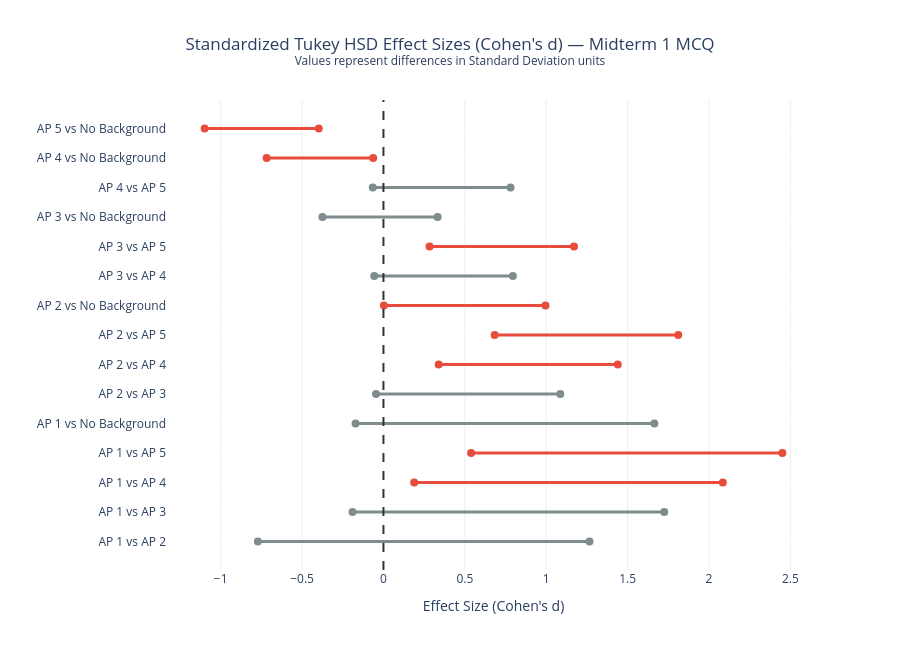
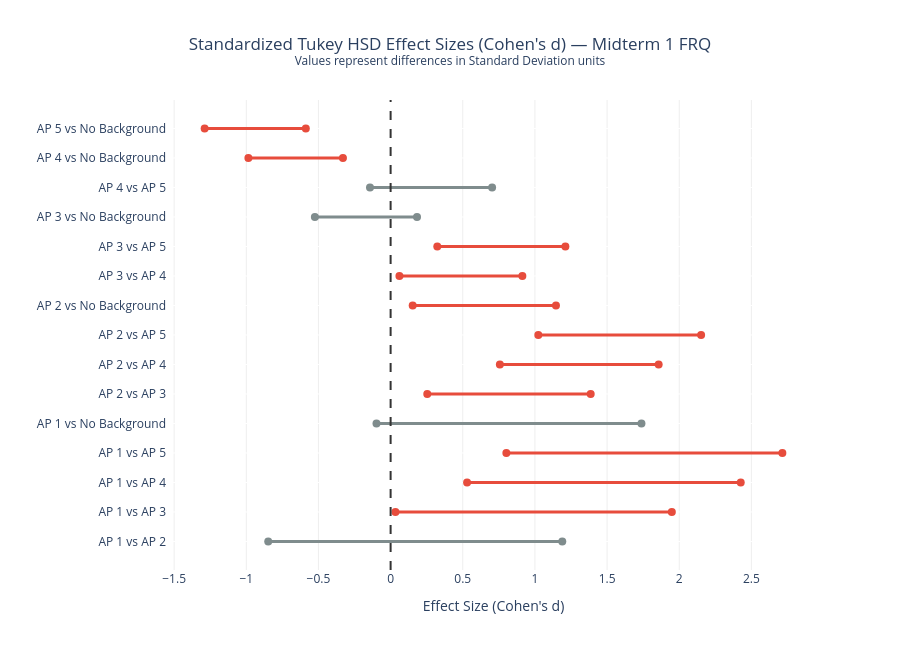
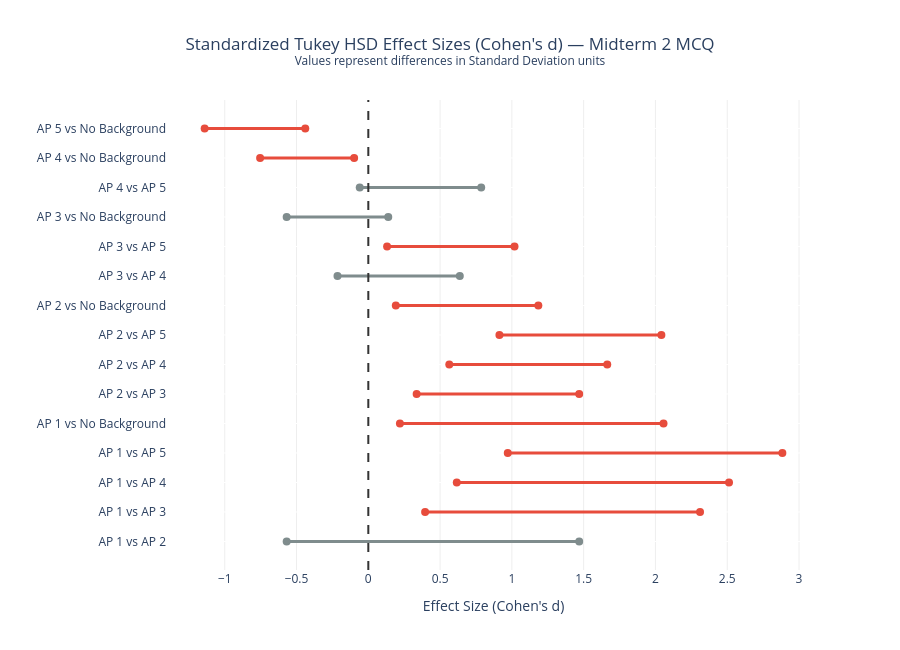
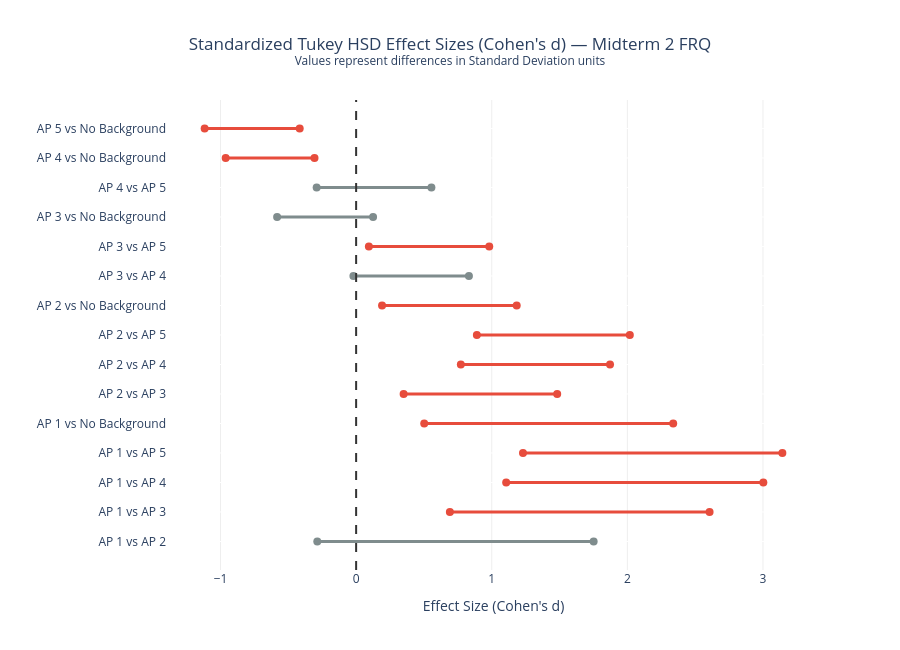

Write notebook code for charts like these, in order.
### Markdown cell above
### Step 4 — Tukey HSD post-hoc test

ANOVA told us *something* is different — now Tukey HSD tells us *which pairs*.

It compares every possible pair of groups (e.g. Score 5 vs No Background, Score 5 vs Score 1, etc.) and gives each pair:
- **meandiff** — how many raw points apart the two groups are on average
- **p-adj** — p-value adjusted for multiple comparisons (so we don't get false positives from testing so many pairs)
- **reject** — `True` means the difference IS statistically significant

### Code cell
# ── 1. GLOBAL CONFIGURATION & VARIABLE MAPPING ───────────────────────────────
exams = {
    'MT1_MCQ': 'Midterm 1 MCQ',
    'MT1_FRQ': 'Midterm 1 FRQ',
    'MT2_MCQ': 'Midterm 2 MCQ',
    'MT2_FRQ': 'Midterm 2 FRQ',
    'MT3_MCQ': 'Midterm 3 MCQ',
    'MT3_FRQ': 'Midterm 3 FRQ',
}

group_order   = ['1', '2', '3', '4', '5', 'No Background']
display_names = ['AP 1', 'AP 2', 'AP 3', 'AP 4', 'AP 5', 'No Background']
name_mapping  = dict(zip(group_order, display_names))


# ── 2. PROCESS DATA AND LOOP GENERATE PLOTS ──────────────────────────────────
for col, label in exams.items():

    # Clean data specifically for the current exam column
    df_t = (joined_all[['Analysis_Group', col]]
            .query("Analysis_Group != 'Other IB'")
            .dropna())
    df_t.columns = ['Group', 'Score']

    # Calculate Tukey HSD
    tukey = pairwise_tukeyhsd(endog=df_t['Score'], groups=df_t['Group'], alpha=0.05)

    # Extract the pooled standard deviation using the Tukey test variance estimation
    # (Tukey's standard error = pooled_sd * sqrt(1/n1 + 1/n2))
    # Standard math logic: pooled within-group variance can be backed out from statsmodels' internal attributes
    pooled_sd = np.sqrt(tukey.variance)

    # Format the statsmodels Tukey summary matrix into a Pandas DataFrame
    data = tukey.summary().data[1:]
    columns = tukey.summary().data[0]
    df_res = pd.DataFrame(data, columns=columns)

    # Clean and parse types
    df_res['group1']   = df_res['group1'].astype(str).map(name_mapping)
    df_res['group2']   = df_res['group2'].astype(str).map(name_mapping)
    df_res['meandiff'] = df_res['meandiff'].astype(float)
    df_res['lower']    = df_res['lower'].astype(float)
    df_res['upper']    = df_res['upper'].astype(float)
    df_res['reject']   = df_res['reject'].astype(bool)
    df_res['p-adj']    = df_res['p-adj'].astype(float)
    df_res['comparison'] = df_res['group1'] + ' vs ' + df_res['group2']

    # STANDARDIZATION STEP: Convert raw point metrics into Cohen's d scale units
    df_res['cohens_d']       = df_res['meandiff'] / pooled_sd
    df_res['cohens_d_lower'] = df_res['lower'] / pooled_sd
    df_res['cohens_d_upper'] = df_res['upper'] / pooled_sd

    # ── 3. BUILD THE STANDARDIZED COHEN'S D PLOT ─────────────────────────────
    fig = go.Figure()

    plot_colors = ['#E74C3C' if r else '#7F8C8D' for r in df_res['reject']]

    for idx, row in df_res.iterrows():
        fig.add_trace(go.Scatter(
            x=[row['cohens_d_lower'], row['cohens_d_upper']],
            y=[row['comparison'], row['comparison']],
            mode='lines+markers',
            marker=dict(size=8, color=plot_colors[idx]),
            line=dict(width=3, color=plot_colors[idx]),
            hovertemplate=(
                f"<b>{row['comparison']}</b><br>"
                f"Cohen's d: {row['cohens_d']:.2f}<br>"
                f"95% CI: [{row['cohens_d_lower']:.2f}, {row['cohens_d_upper']:.2f}]<br>"
                f"p-adj: {row['p-adj']:.4f}<extra></extra>"
            )
        ))

    # Draw vertical reference marker line at 0
    fig.add_vline(x=0, line_width=2, line_dash="dash", line_color="#333333")

    # Apply clean chart layouts with standardized X-axis labels
    fig.update_layout(
        title=dict(
            text=f"Standardized Tukey HSD Effect Sizes (Cohen's d) — {label}<br>"
                 f"<sup>Values represent differences in Standard Deviation units</sup>",
            x=0.5
        ),
        xaxis=dict(
            title="Effect Size (Cohen's d)",
            gridcolor='#eeeeee',
            # Fixed range if you want all charts on the exact same scale, e.g., range=[-2.5, 2.5]
        ),
        yaxis=dict(title='', categoryorder='trace'),
        plot_bgcolor='white',
        showlegend=False,
        height=200 + (len(df_res) * 30)
    )

    fig.show()

### Figure 1 — Plotly figure (JSON) as saved in the notebook; plotly's stock layout.template omitted (floating-point values rounded to 4 significant figures)
{"data": [{"hovertemplate": "<b>AP 1 vs AP 2</b><br>Cohen's d: 0.25<br>95% CI: [-0.77, 1.27]<br>p-adj: 0.9826<extra></extra>", "line": {"color": "#7F8C8D", "width": 3}, "marker": {"color": "#7F8C8D", "size": 8}, "mode": "lines+markers", "type": "scatter", "x": [-0.7715, 1.266], "y": ["AP 1 vs AP 2", "AP 1 vs AP 2"]}, {"hovertemplate": "<b>AP 1 vs AP 3</b><br>Cohen's d: 0.77<br>95% CI: [-0.19, 1.73]<br>p-adj: 0.1989<extra></extra>", "line": {"color": "#7F8C8D", "width": 3}, "marker": {"color": "#7F8C8D", "size": 8}, "mode": "lines+markers", "type": "scatter", "x": [-0.1898, 1.725], "y": ["AP 1 vs AP 3", "AP 1 vs AP 3"]}, {"hovertemplate": "<b>AP 1 vs AP 4</b><br>Cohen's d: 1.14<br>95% CI: [0.19, 2.09]<br>p-adj: 0.0085<extra></extra>", "line": {"color": "#E74C3C", "width": 3}, "marker": {"color": "#E74C3C", "size": 8}, "mode": "lines+markers", "type": "scatter", "x": [0.1889, 2.085], "y": ["AP 1 vs AP 4", "AP 1 vs AP 4"]}, {"hovertemplate": "<b>AP 1 vs AP 5</b><br>Cohen's d: 1.49<br>95% CI: [0.54, 2.45]<br>p-adj: 0.0001<extra></extra>", "line": {"color": "#E74C3C", "width": 3}, "marker": {"color": "#E74C3C", "size": 8}, "mode": "lines+markers", "type": "scatter", "x": [0.5384, 2.451], "y": ["AP 1 vs AP 5", "AP 1 vs AP 5"]}, {"hovertemplate": "<b>AP 1 vs No Background</b><br>Cohen's d: 0.75<br>95% CI: [-0.17, 1.66]<br>p-adj: 0.1856<extra></extra>", "line": {"color": "#7F8C8D", "width": 3}, "marker": {"color": "#7F8C8D", "size": 8}, "mode": "lines+markers", "type": "scatter", "x": [-0.1714, 1.665], "y": ["AP 1 vs No Background", "AP 1 vs No Background"]}, {"hovertemplate": "<b>AP 2 vs AP 3</b><br>Cohen's d: 0.52<br>95% CI: [-0.05, 1.09]<br>p-adj: 0.0922<extra></extra>", "line": {"color": "#7F8C8D", "width": 3}, "marker": {"color": "#7F8C8D", "size": 8}, "mode": "lines+markers", "type": "scatter", "x": [-0.0458, 1.086], "y": ["AP 2 vs AP 3", "AP 2 vs AP 3"]}, {"hovertemplate": "<b>AP 2 vs AP 4</b><br>Cohen's d: 0.89<br>95% CI: [0.34, 1.44]<br>p-adj: 0.0001<extra></extra>", "line": {"color": "#E74C3C", "width": 3}, "marker": {"color": "#E74C3C", "size": 8}, "mode": "lines+markers", "type": "scatter", "x": [0.3396, 1.44], "y": ["AP 2 vs AP 4", "AP 2 vs AP 4"]}, {"hovertemplate": "<b>AP 2 vs AP 5</b><br>Cohen's d: 1.25<br>95% CI: [0.68, 1.81]<br>p-adj: 0.0000<extra></extra>", "line": {"color": "#E74C3C", "width": 3}, "marker": {"color": "#E74C3C", "size": 8}, "mode": "lines+markers", "type": "scatter", "x": [0.6833, 1.811], "y": ["AP 2 vs AP 5", "AP 2 vs AP 5"]}, {"hovertemplate": "<b>AP 2 vs No Background</b><br>Cohen's d: 0.50<br>95% CI: [0.00, 1.00]<br>p-adj: 0.0478<extra></extra>", "line": {"color": "#E74C3C", "width": 3}, "marker": {"color": "#E74C3C", "size": 8}, "mode": "lines+markers", "type": "scatter", "x": [0.002853, 0.9956], "y": ["AP 2 vs No Background", "AP 2 vs No Background"]}, {"hovertemplate": "<b>AP 3 vs AP 4</b><br>Cohen's d: 0.37<br>95% CI: [-0.06, 0.80]<br>p-adj: 0.1320<extra></extra>", "line": {"color": "#7F8C8D", "width": 3}, "marker": {"color": "#7F8C8D", "size": 8}, "mode": "lines+markers", "type": "scatter", "x": [-0.05658, 0.7952], "y": ["AP 3 vs AP 4", "AP 3 vs AP 4"]}, {"hovertemplate": "<b>AP 3 vs AP 5</b><br>Cohen's d: 0.73<br>95% CI: [0.28, 1.17]<br>p-adj: 0.0001<extra></extra>", "line": {"color": "#E74C3C", "width": 3}, "marker": {"color": "#E74C3C", "size": 8}, "mode": "lines+markers", "type": "scatter", "x": [0.2832, 1.171], "y": ["AP 3 vs AP 5", "AP 3 vs AP 5"]}, {"hovertemplate": "<b>AP 3 vs No Background</b><br>Cohen's d: -0.02<br>95% CI: [-0.37, 0.33]<br>p-adj: 1.0000<extra></extra>", "line": {"color": "#7F8C8D", "width": 3}, "marker": {"color": "#7F8C8D", "size": 8}, "mode": "lines+markers", "type": "scatter", "x": [-0.3749, 0.3327], "y": ["AP 3 vs No Background", "AP 3 vs No Background"]}, {"hovertemplate": "<b>AP 4 vs AP 5</b><br>Cohen's d: 0.36<br>95% CI: [-0.07, 0.78]<br>p-adj: 0.1520<extra></extra>", "line": {"color": "#7F8C8D", "width": 3}, "marker": {"color": "#7F8C8D", "size": 8}, "mode": "lines+markers", "type": "scatter", "x": [-0.06539, 0.7808], "y": ["AP 4 vs AP 5", "AP 4 vs AP 5"]}, {"hovertemplate": "<b>AP 4 vs No Background</b><br>Cohen's d: -0.39<br>95% CI: [-0.72, -0.06]<br>p-adj: 0.0091<extra></extra>", "line": {"color": "#E74C3C", "width": 3}, "marker": {"color": "#E74C3C", "size": 8}, "mode": "lines+markers", "type": "scatter", "x": [-0.7179, -0.0629], "y": ["AP 4 vs No Background", "AP 4 vs No Background"]}, {"hovertemplate": "<b>AP 5 vs No Background</b><br>Cohen's d: -0.75<br>95% CI: [-1.10, -0.40]<br>p-adj: 0.0000<extra></extra>", "line": {"color": "#E74C3C", "width": 3}, "marker": {"color": "#E74C3C", "size": 8}, "mode": "lines+markers", "type": "scatter", "x": [-1.099, -0.3976], "y": ["AP 5 vs No Background", "AP 5 vs No Background"]}], "layout": {"height": 650, "plot_bgcolor": "white", "shapes": [{"line": {"color": "#333333", "dash": "dash", "width": 2}, "type": "line", "x0": 0, "x1": 0, "xref": "x", "y0": 0, "y1": 1, "yref": "y domain"}], "showlegend": false, "title": {"text": "Standardized Tukey HSD Effect Sizes (Cohen's d) — Midterm 1 MCQ<br><sup>Values represent differences in Standard Deviation units</sup>", "x": 0.5}, "xaxis": {"gridcolor": "#eeeeee", "title": {"text": "Effect Size (Cohen's d)"}}, "yaxis": {"categoryorder": "trace", "title": {"text": ""}}}}

### Figure 2 — Plotly figure (JSON) as saved in the notebook; plotly's stock layout.template omitted (floating-point values rounded to 4 significant figures)
{"data": [{"hovertemplate": "<b>AP 1 vs AP 2</b><br>Cohen's d: 0.17<br>95% CI: [-0.85, 1.19]<br>p-adj: 0.9969<extra></extra>", "line": {"color": "#7F8C8D", "width": 3}, "marker": {"color": "#7F8C8D", "size": 8}, "mode": "lines+markers", "type": "scatter", "x": [-0.8481, 1.19], "y": ["AP 1 vs AP 2", "AP 1 vs AP 2"]}, {"hovertemplate": "<b>AP 1 vs AP 3</b><br>Cohen's d: 0.99<br>95% CI: [0.03, 1.95]<br>p-adj: 0.0376<extra></extra>", "line": {"color": "#E74C3C", "width": 3}, "marker": {"color": "#E74C3C", "size": 8}, "mode": "lines+markers", "type": "scatter", "x": [0.03353, 1.949], "y": ["AP 1 vs AP 3", "AP 1 vs AP 3"]}, {"hovertemplate": "<b>AP 1 vs AP 4</b><br>Cohen's d: 1.48<br>95% CI: [0.53, 2.43]<br>p-adj: 0.0001<extra></extra>", "line": {"color": "#E74C3C", "width": 3}, "marker": {"color": "#E74C3C", "size": 8}, "mode": "lines+markers", "type": "scatter", "x": [0.53, 2.426], "y": ["AP 1 vs AP 4", "AP 1 vs AP 4"]}, {"hovertemplate": "<b>AP 1 vs AP 5</b><br>Cohen's d: 1.76<br>95% CI: [0.80, 2.71]<br>p-adj: 0.0000<extra></extra>", "line": {"color": "#E74C3C", "width": 3}, "marker": {"color": "#E74C3C", "size": 8}, "mode": "lines+markers", "type": "scatter", "x": [0.802, 2.715], "y": ["AP 1 vs AP 5", "AP 1 vs AP 5"]}, {"hovertemplate": "<b>AP 1 vs No Background</b><br>Cohen's d: 0.82<br>95% CI: [-0.10, 1.74]<br>p-adj: 0.1105<extra></extra>", "line": {"color": "#7F8C8D", "width": 3}, "marker": {"color": "#7F8C8D", "size": 8}, "mode": "lines+markers", "type": "scatter", "x": [-0.09779, 1.738], "y": ["AP 1 vs No Background", "AP 1 vs No Background"]}, {"hovertemplate": "<b>AP 2 vs AP 3</b><br>Cohen's d: 0.82<br>95% CI: [0.25, 1.39]<br>p-adj: 0.0006<extra></extra>", "line": {"color": "#E74C3C", "width": 3}, "marker": {"color": "#E74C3C", "size": 8}, "mode": "lines+markers", "type": "scatter", "x": [0.2542, 1.386], "y": ["AP 2 vs AP 3", "AP 2 vs AP 3"]}, {"hovertemplate": "<b>AP 2 vs AP 4</b><br>Cohen's d: 1.31<br>95% CI: [0.76, 1.86]<br>p-adj: 0.0000<extra></extra>", "line": {"color": "#E74C3C", "width": 3}, "marker": {"color": "#E74C3C", "size": 8}, "mode": "lines+markers", "type": "scatter", "x": [0.7572, 1.857], "y": ["AP 2 vs AP 4", "AP 2 vs AP 4"]}, {"hovertemplate": "<b>AP 2 vs AP 5</b><br>Cohen's d: 1.59<br>95% CI: [1.02, 2.15]<br>p-adj: 0.0000<extra></extra>", "line": {"color": "#E74C3C", "width": 3}, "marker": {"color": "#E74C3C", "size": 8}, "mode": "lines+markers", "type": "scatter", "x": [1.023, 2.152], "y": ["AP 2 vs AP 5", "AP 2 vs AP 5"]}, {"hovertemplate": "<b>AP 2 vs No Background</b><br>Cohen's d: 0.65<br>95% CI: [0.15, 1.15]<br>p-adj: 0.0028<extra></extra>", "line": {"color": "#E74C3C", "width": 3}, "marker": {"color": "#E74C3C", "size": 8}, "mode": "lines+markers", "type": "scatter", "x": [0.1531, 1.146], "y": ["AP 2 vs No Background", "AP 2 vs No Background"]}, {"hovertemplate": "<b>AP 3 vs AP 4</b><br>Cohen's d: 0.49<br>95% CI: [0.06, 0.91]<br>p-adj: 0.0144<extra></extra>", "line": {"color": "#E74C3C", "width": 3}, "marker": {"color": "#E74C3C", "size": 8}, "mode": "lines+markers", "type": "scatter", "x": [0.06116, 0.9129], "y": ["AP 3 vs AP 4", "AP 3 vs AP 4"]}, {"hovertemplate": "<b>AP 3 vs AP 5</b><br>Cohen's d: 0.77<br>95% CI: [0.32, 1.21]<br>p-adj: 0.0000<extra></extra>", "line": {"color": "#E74C3C", "width": 3}, "marker": {"color": "#E74C3C", "size": 8}, "mode": "lines+markers", "type": "scatter", "x": [0.3235, 1.211], "y": ["AP 3 vs AP 5", "AP 3 vs AP 5"]}, {"hovertemplate": "<b>AP 3 vs No Background</b><br>Cohen's d: -0.17<br>95% CI: [-0.52, 0.18]<br>p-adj: 0.7389<extra></extra>", "line": {"color": "#7F8C8D", "width": 3}, "marker": {"color": "#7F8C8D", "size": 8}, "mode": "lines+markers", "type": "scatter", "x": [-0.5247, 0.183], "y": ["AP 3 vs No Background", "AP 3 vs No Background"]}, {"hovertemplate": "<b>AP 4 vs AP 5</b><br>Cohen's d: 0.28<br>95% CI: [-0.14, 0.70]<br>p-adj: 0.4072<extra></extra>", "line": {"color": "#7F8C8D", "width": 3}, "marker": {"color": "#7F8C8D", "size": 8}, "mode": "lines+markers", "type": "scatter", "x": [-0.1429, 0.7033], "y": ["AP 4 vs AP 5", "AP 4 vs AP 5"]}, {"hovertemplate": "<b>AP 4 vs No Background</b><br>Cohen's d: -0.66<br>95% CI: [-0.99, -0.33]<br>p-adj: 0.0000<extra></extra>", "line": {"color": "#E74C3C", "width": 3}, "marker": {"color": "#E74C3C", "size": 8}, "mode": "lines+markers", "type": "scatter", "x": [-0.9854, -0.3304], "y": ["AP 4 vs No Background", "AP 4 vs No Background"]}, {"hovertemplate": "<b>AP 5 vs No Background</b><br>Cohen's d: -0.94<br>95% CI: [-1.29, -0.59]<br>p-adj: 0.0000<extra></extra>", "line": {"color": "#E74C3C", "width": 3}, "marker": {"color": "#E74C3C", "size": 8}, "mode": "lines+markers", "type": "scatter", "x": [-1.289, -0.5876], "y": ["AP 5 vs No Background", "AP 5 vs No Background"]}], "layout": {"height": 650, "plot_bgcolor": "white", "shapes": [{"line": {"color": "#333333", "dash": "dash", "width": 2}, "type": "line", "x0": 0, "x1": 0, "xref": "x", "y0": 0, "y1": 1, "yref": "y domain"}], "showlegend": false, "title": {"text": "Standardized Tukey HSD Effect Sizes (Cohen's d) — Midterm 1 FRQ<br><sup>Values represent differences in Standard Deviation units</sup>", "x": 0.5}, "xaxis": {"gridcolor": "#eeeeee", "title": {"text": "Effect Size (Cohen's d)"}}, "yaxis": {"categoryorder": "trace", "title": {"text": ""}}}}

### Figure 3 — Plotly figure (JSON) as saved in the notebook; plotly's stock layout.template omitted (floating-point values rounded to 4 significant figures)
{"data": [{"hovertemplate": "<b>AP 1 vs AP 2</b><br>Cohen's d: 0.45<br>95% CI: [-0.57, 1.47]<br>p-adj: 0.8049<extra></extra>", "line": {"color": "#7F8C8D", "width": 3}, "marker": {"color": "#7F8C8D", "size": 8}, "mode": "lines+markers", "type": "scatter", "x": [-0.5686, 1.469], "y": ["AP 1 vs AP 2", "AP 1 vs AP 2"]}, {"hovertemplate": "<b>AP 1 vs AP 3</b><br>Cohen's d: 1.35<br>95% CI: [0.40, 2.31]<br>p-adj: 0.0009<extra></extra>", "line": {"color": "#E74C3C", "width": 3}, "marker": {"color": "#E74C3C", "size": 8}, "mode": "lines+markers", "type": "scatter", "x": [0.3955, 2.311], "y": ["AP 1 vs AP 3", "AP 1 vs AP 3"]}, {"hovertemplate": "<b>AP 1 vs AP 4</b><br>Cohen's d: 1.56<br>95% CI: [0.62, 2.51]<br>p-adj: 0.0000<extra></extra>", "line": {"color": "#E74C3C", "width": 3}, "marker": {"color": "#E74C3C", "size": 8}, "mode": "lines+markers", "type": "scatter", "x": [0.6162, 2.512], "y": ["AP 1 vs AP 4", "AP 1 vs AP 4"]}, {"hovertemplate": "<b>AP 1 vs AP 5</b><br>Cohen's d: 1.93<br>95% CI: [0.97, 2.88]<br>p-adj: 0.0000<extra></extra>", "line": {"color": "#E74C3C", "width": 3}, "marker": {"color": "#E74C3C", "size": 8}, "mode": "lines+markers", "type": "scatter", "x": [0.9714, 2.884], "y": ["AP 1 vs AP 5", "AP 1 vs AP 5"]}, {"hovertemplate": "<b>AP 1 vs No Background</b><br>Cohen's d: 1.14<br>95% CI: [0.22, 2.06]<br>p-adj: 0.0056<extra></extra>", "line": {"color": "#E74C3C", "width": 3}, "marker": {"color": "#E74C3C", "size": 8}, "mode": "lines+markers", "type": "scatter", "x": [0.2202, 2.056], "y": ["AP 1 vs No Background", "AP 1 vs No Background"]}, {"hovertemplate": "<b>AP 2 vs AP 3</b><br>Cohen's d: 0.90<br>95% CI: [0.34, 1.47]<br>p-adj: 0.0001<extra></extra>", "line": {"color": "#E74C3C", "width": 3}, "marker": {"color": "#E74C3C", "size": 8}, "mode": "lines+markers", "type": "scatter", "x": [0.3367, 1.469], "y": ["AP 2 vs AP 3", "AP 2 vs AP 3"]}, {"hovertemplate": "<b>AP 2 vs AP 4</b><br>Cohen's d: 1.11<br>95% CI: [0.56, 1.66]<br>p-adj: 0.0000<extra></extra>", "line": {"color": "#E74C3C", "width": 3}, "marker": {"color": "#E74C3C", "size": 8}, "mode": "lines+markers", "type": "scatter", "x": [0.564, 1.664], "y": ["AP 2 vs AP 4", "AP 2 vs AP 4"]}, {"hovertemplate": "<b>AP 2 vs AP 5</b><br>Cohen's d: 1.48<br>95% CI: [0.91, 2.04]<br>p-adj: 0.0000<extra></extra>", "line": {"color": "#E74C3C", "width": 3}, "marker": {"color": "#E74C3C", "size": 8}, "mode": "lines+markers", "type": "scatter", "x": [0.9134, 2.041], "y": ["AP 2 vs AP 5", "AP 2 vs AP 5"]}, {"hovertemplate": "<b>AP 2 vs No Background</b><br>Cohen's d: 0.69<br>95% CI: [0.19, 1.18]<br>p-adj: 0.0012<extra></extra>", "line": {"color": "#E74C3C", "width": 3}, "marker": {"color": "#E74C3C", "size": 8}, "mode": "lines+markers", "type": "scatter", "x": [0.1915, 1.184], "y": ["AP 2 vs No Background", "AP 2 vs No Background"]}, {"hovertemplate": "<b>AP 3 vs AP 4</b><br>Cohen's d: 0.21<br>95% CI: [-0.21, 0.64]<br>p-adj: 0.7160<extra></extra>", "line": {"color": "#7F8C8D", "width": 3}, "marker": {"color": "#7F8C8D", "size": 8}, "mode": "lines+markers", "type": "scatter", "x": [-0.2146, 0.6371], "y": ["AP 3 vs AP 4", "AP 3 vs AP 4"]}, {"hovertemplate": "<b>AP 3 vs AP 5</b><br>Cohen's d: 0.57<br>95% CI: [0.13, 1.02]<br>p-adj: 0.0032<extra></extra>", "line": {"color": "#E74C3C", "width": 3}, "marker": {"color": "#E74C3C", "size": 8}, "mode": "lines+markers", "type": "scatter", "x": [0.1308, 1.018], "y": ["AP 3 vs AP 5", "AP 3 vs AP 5"]}, {"hovertemplate": "<b>AP 3 vs No Background</b><br>Cohen's d: -0.21<br>95% CI: [-0.57, 0.14]<br>p-adj: 0.5082<extra></extra>", "line": {"color": "#7F8C8D", "width": 3}, "marker": {"color": "#7F8C8D", "size": 8}, "mode": "lines+markers", "type": "scatter", "x": [-0.5687, 0.1389], "y": ["AP 3 vs No Background", "AP 3 vs No Background"]}, {"hovertemplate": "<b>AP 4 vs AP 5</b><br>Cohen's d: 0.36<br>95% CI: [-0.06, 0.79]<br>p-adj: 0.1395<extra></extra>", "line": {"color": "#7F8C8D", "width": 3}, "marker": {"color": "#7F8C8D", "size": 8}, "mode": "lines+markers", "type": "scatter", "x": [-0.05979, 0.7864], "y": ["AP 4 vs AP 5", "AP 4 vs AP 5"]}, {"hovertemplate": "<b>AP 4 vs No Background</b><br>Cohen's d: -0.43<br>95% CI: [-0.75, -0.10]<br>p-adj: 0.0030<extra></extra>", "line": {"color": "#E74C3C", "width": 3}, "marker": {"color": "#E74C3C", "size": 8}, "mode": "lines+markers", "type": "scatter", "x": [-0.7537, -0.0987], "y": ["AP 4 vs No Background", "AP 4 vs No Background"]}, {"hovertemplate": "<b>AP 5 vs No Background</b><br>Cohen's d: -0.79<br>95% CI: [-1.14, -0.44]<br>p-adj: 0.0000<extra></extra>", "line": {"color": "#E74C3C", "width": 3}, "marker": {"color": "#E74C3C", "size": 8}, "mode": "lines+markers", "type": "scatter", "x": [-1.14, -0.439], "y": ["AP 5 vs No Background", "AP 5 vs No Background"]}], "layout": {"height": 650, "plot_bgcolor": "white", "shapes": [{"line": {"color": "#333333", "dash": "dash", "width": 2}, "type": "line", "x0": 0, "x1": 0, "xref": "x", "y0": 0, "y1": 1, "yref": "y domain"}], "showlegend": false, "title": {"text": "Standardized Tukey HSD Effect Sizes (Cohen's d) — Midterm 2 MCQ<br><sup>Values represent differences in Standard Deviation units</sup>", "x": 0.5}, "xaxis": {"gridcolor": "#eeeeee", "title": {"text": "Effect Size (Cohen's d)"}}, "yaxis": {"categoryorder": "trace", "title": {"text": ""}}}}

### Figure 4 — Plotly figure (JSON) as saved in the notebook; plotly's stock layout.template omitted (floating-point values rounded to 4 significant figures)
{"data": [{"hovertemplate": "<b>AP 1 vs AP 2</b><br>Cohen's d: 0.73<br>95% CI: [-0.29, 1.75]<br>p-adj: 0.3126<extra></extra>", "line": {"color": "#7F8C8D", "width": 3}, "marker": {"color": "#7F8C8D", "size": 8}, "mode": "lines+markers", "type": "scatter", "x": [-0.2864, 1.751], "y": ["AP 1 vs AP 2", "AP 1 vs AP 2"]}, {"hovertemplate": "<b>AP 1 vs AP 3</b><br>Cohen's d: 1.65<br>95% CI: [0.69, 2.61]<br>p-adj: 0.0000<extra></extra>", "line": {"color": "#E74C3C", "width": 3}, "marker": {"color": "#E74C3C", "size": 8}, "mode": "lines+markers", "type": "scatter", "x": [0.6913, 2.606], "y": ["AP 1 vs AP 3", "AP 1 vs AP 3"]}, {"hovertemplate": "<b>AP 1 vs AP 4</b><br>Cohen's d: 2.05<br>95% CI: [1.11, 3.00]<br>p-adj: 0.0000<extra></extra>", "line": {"color": "#E74C3C", "width": 3}, "marker": {"color": "#E74C3C", "size": 8}, "mode": "lines+markers", "type": "scatter", "x": [1.106, 3.003], "y": ["AP 1 vs AP 4", "AP 1 vs AP 4"]}, {"hovertemplate": "<b>AP 1 vs AP 5</b><br>Cohen's d: 2.19<br>95% CI: [1.23, 3.14]<br>p-adj: 0.0000<extra></extra>", "line": {"color": "#E74C3C", "width": 3}, "marker": {"color": "#E74C3C", "size": 8}, "mode": "lines+markers", "type": "scatter", "x": [1.23, 3.143], "y": ["AP 1 vs AP 5", "AP 1 vs AP 5"]}, {"hovertemplate": "<b>AP 1 vs No Background</b><br>Cohen's d: 1.42<br>95% CI: [0.50, 2.34]<br>p-adj: 0.0002<extra></extra>", "line": {"color": "#E74C3C", "width": 3}, "marker": {"color": "#E74C3C", "size": 8}, "mode": "lines+markers", "type": "scatter", "x": [0.502, 2.338], "y": ["AP 1 vs No Background", "AP 1 vs No Background"]}, {"hovertemplate": "<b>AP 2 vs AP 3</b><br>Cohen's d: 0.92<br>95% CI: [0.35, 1.48]<br>p-adj: 0.0001<extra></extra>", "line": {"color": "#E74C3C", "width": 3}, "marker": {"color": "#E74C3C", "size": 8}, "mode": "lines+markers", "type": "scatter", "x": [0.3502, 1.482], "y": ["AP 2 vs AP 3", "AP 2 vs AP 3"]}, {"hovertemplate": "<b>AP 2 vs AP 4</b><br>Cohen's d: 1.32<br>95% CI: [0.77, 1.87]<br>p-adj: 0.0000<extra></extra>", "line": {"color": "#E74C3C", "width": 3}, "marker": {"color": "#E74C3C", "size": 8}, "mode": "lines+markers", "type": "scatter", "x": [0.772, 1.872], "y": ["AP 2 vs AP 4", "AP 2 vs AP 4"]}, {"hovertemplate": "<b>AP 2 vs AP 5</b><br>Cohen's d: 1.45<br>95% CI: [0.89, 2.02]<br>p-adj: 0.0000<extra></extra>", "line": {"color": "#E74C3C", "width": 3}, "marker": {"color": "#E74C3C", "size": 8}, "mode": "lines+markers", "type": "scatter", "x": [0.8901, 2.018], "y": ["AP 2 vs AP 5", "AP 2 vs AP 5"]}, {"hovertemplate": "<b>AP 2 vs No Background</b><br>Cohen's d: 0.69<br>95% CI: [0.19, 1.18]<br>p-adj: 0.0012<extra></extra>", "line": {"color": "#E74C3C", "width": 3}, "marker": {"color": "#E74C3C", "size": 8}, "mode": "lines+markers", "type": "scatter", "x": [0.1912, 1.184], "y": ["AP 2 vs No Background", "AP 2 vs No Background"]}, {"hovertemplate": "<b>AP 3 vs AP 4</b><br>Cohen's d: 0.41<br>95% CI: [-0.02, 0.83]<br>p-adj: 0.0720<extra></extra>", "line": {"color": "#7F8C8D", "width": 3}, "marker": {"color": "#7F8C8D", "size": 8}, "mode": "lines+markers", "type": "scatter", "x": [-0.02011, 0.8316], "y": ["AP 3 vs AP 4", "AP 3 vs AP 4"]}, {"hovertemplate": "<b>AP 3 vs AP 5</b><br>Cohen's d: 0.54<br>95% CI: [0.09, 0.98]<br>p-adj: 0.0075<extra></extra>", "line": {"color": "#E74C3C", "width": 3}, "marker": {"color": "#E74C3C", "size": 8}, "mode": "lines+markers", "type": "scatter", "x": [0.09397, 0.9815], "y": ["AP 3 vs AP 5", "AP 3 vs AP 5"]}, {"hovertemplate": "<b>AP 3 vs No Background</b><br>Cohen's d: -0.23<br>95% CI: [-0.58, 0.13]<br>p-adj: 0.4353<extra></extra>", "line": {"color": "#7F8C8D", "width": 3}, "marker": {"color": "#7F8C8D", "size": 8}, "mode": "lines+markers", "type": "scatter", "x": [-0.5826, 0.125], "y": ["AP 3 vs No Background", "AP 3 vs No Background"]}, {"hovertemplate": "<b>AP 4 vs AP 5</b><br>Cohen's d: 0.13<br>95% CI: [-0.29, 0.56]<br>p-adj: 0.9485<extra></extra>", "line": {"color": "#7F8C8D", "width": 3}, "marker": {"color": "#7F8C8D", "size": 8}, "mode": "lines+markers", "type": "scatter", "x": [-0.2911, 0.5551], "y": ["AP 4 vs AP 5", "AP 4 vs AP 5"]}, {"hovertemplate": "<b>AP 4 vs No Background</b><br>Cohen's d: -0.63<br>95% CI: [-0.96, -0.31]<br>p-adj: 0.0000<extra></extra>", "line": {"color": "#E74C3C", "width": 3}, "marker": {"color": "#E74C3C", "size": 8}, "mode": "lines+markers", "type": "scatter", "x": [-0.962, -0.3071], "y": ["AP 4 vs No Background", "AP 4 vs No Background"]}, {"hovertemplate": "<b>AP 5 vs No Background</b><br>Cohen's d: -0.77<br>95% CI: [-1.12, -0.42]<br>p-adj: 0.0000<extra></extra>", "line": {"color": "#E74C3C", "width": 3}, "marker": {"color": "#E74C3C", "size": 8}, "mode": "lines+markers", "type": "scatter", "x": [-1.117, -0.4161], "y": ["AP 5 vs No Background", "AP 5 vs No Background"]}], "layout": {"height": 650, "plot_bgcolor": "white", "shapes": [{"line": {"color": "#333333", "dash": "dash", "width": 2}, "type": "line", "x0": 0, "x1": 0, "xref": "x", "y0": 0, "y1": 1, "yref": "y domain"}], "showlegend": false, "title": {"text": "Standardized Tukey HSD Effect Sizes (Cohen's d) — Midterm 2 FRQ<br><sup>Values represent differences in Standard Deviation units</sup>", "x": 0.5}, "xaxis": {"gridcolor": "#eeeeee", "title": {"text": "Effect Size (Cohen's d)"}}, "yaxis": {"categoryorder": "trace", "title": {"text": ""}}}}
